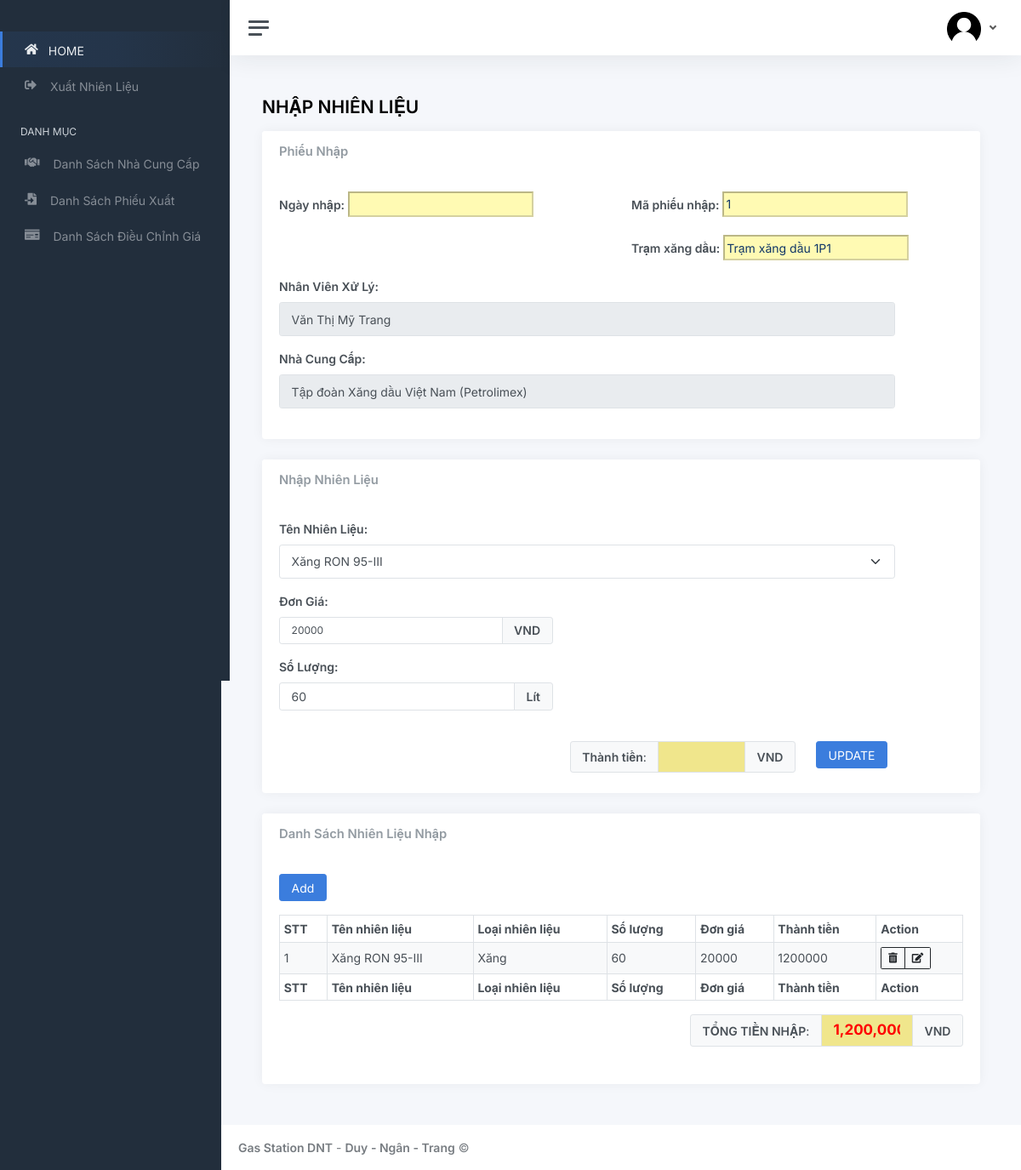
/static/update_ctpn.php?id_phieunhap=1&id_nhienlieu=1, run on the app's committed database.
### tables this page shows
CREATE TABLE `phieunhap` (
  `ID_PHIEUNHAP` int NOT NULL,
  `ID_NCC` int NOT NULL,
  `ID_TRAM` varchar(8) NOT NULL,
  `ID_NV` int NOT NULL,
  `THOIGIAN_NHAP` datetime DEFAULT NULL,
  `TONG_TIEN` int DEFAULT NULL,
  `TRANG_THAI` int DEFAULT NULL
);

CREATE TABLE `tramxangdau` (
  `ID_TRAM` varchar(8) NOT NULL,
  `ID_PHUONG` varchar(5) NOT NULL,
  `TEN_TRAM` varchar(50) DEFAULT NULL,
  `DIA_CHI` varchar(100) DEFAULT NULL,
  `EMAIL` varchar(50) DEFAULT NULL,
  `SDT` varchar(15) DEFAULT NULL,
  `TRANG_THAI` int DEFAULT NULL,
  `SUC_CHUA` float DEFAULT NULL
);

CREATE TABLE `nhacungcap` (
  `ID_NCC` int NOT NULL,
  `TEN_NCC` varchar(50) DEFAULT NULL,
  `DIA_CHI` varchar(100) DEFAULT NULL,
  `SDT` varchar(15) DEFAULT NULL,
  `EMAIL` varchar(50) DEFAULT NULL,
  `TRANG_THAI` int DEFAULT NULL
);

CREATE TABLE `nhienlieu` (
  `ID_NHIENLIEU` int NOT NULL,
  `TEN_NHIENLIEU` varchar(50) NOT NULL,
  `LOAI_NHIENLIEU` int DEFAULT NULL
);

CREATE TABLE `ctpn` (
  `ID_PHIEUNHAP` int NOT NULL,
  `ID_NHIENLIEU` int NOT NULL,
  `SO_LUONG` float DEFAULT NULL,
  `DONGIA` int DEFAULT NULL
);

### static/update_ctpn.php (the view, shortened to what this page needs)
<?php
include 'connect.php';
if (isset($_GET['id_phieunhap']) && isset($_GET['id_nhienlieu'])) {
    $id_phieunhap = $_GET['id_phieunhap'];
    $id_nhienlieu = $_GET['id_nhienlieu'];
	$sql="SELECT * FROM NHIENLIEU WHERE id_nhienlieu=$id_nhienlieu";
	$result_ten=mysqli_query($conn, $sql);
	$row_ten = mysqli_fetch_assoc($result_ten);
	$sql_pn="SELECT * FROM CTPN WHERE ID_PHIEUNHAP=$id_phieunhap and ID_NHIENLIEU=$id_nhienlieu";
	$result_phieunhap=mysqli_query($conn, $sql_pn);
	$row_phieunhap = mysqli_fetch_assoc($result_phieunhap);
	$sql_pn = "SELECT PN.ID_PHIEUNHAP, DATE_FORMAT(PN.THOIGIAN_NHAP, '%d-%m-%Y %H:%i:%s') as THOIGIAN_NHAP,NCC.ID_NCC, NCC.TEN_NCC, CONCAT(NHANVIEN.HO_NV, ' ', NHANVIEN.TEN_NV) AS FULLNAME,PN.TONG_TIEN, TRAMXANGDAU.TEN_TRAM
			FROM PHIEUNHAP PN
			JOIN NHANVIEN ON PN.ID_NV = NHANVIEN.ID_NV
			JOIN NHACUNGCAP NCC ON PN.ID_NCC= NCC.ID_NCC
			JOIN TRAMXANGDAU ON PN.ID_TRAM = TRAMXANGDAU.ID_TRAM WHERE ID_PHIEUNHAP = '$id_phieunhap'"  ;
	$result_pn=mysqli_query($conn, $sql_pn);
	$row_pn = mysqli_fetch_assoc($result_pn);
}
?>
<!DOCTYPE html>
<html lang="en">
<head>
	<link href="css/app.css" rel="stylesheet">
	<link rel="stylesheet" href="https://cdnjs.cloudflare.com/ajax/libs/font-awesome/5.15.4/css/all.min.css" />
</head>
<body>
	<div class="wrapper">
		<?php
			include 'header.php';
		?>
		<div class="main">
		<?php
			include 'username.php';
			?>
			<main class="content">
				<div class="container-fluid p-0">
					<h1 class="h3 mb-3"><strong>NHẬP NHIÊN LIỆU</strong></h1>
					<div class="row">
    <div class="col-12">
        <div class="card">
            <div class="card-header">
                <h5 class="card-title mb-0">Phiếu Nhập</h5>
            </div>
            <div class="card-body">
                <div class="row" id="input_disable">
                    <div class="col-md-6">
                        <b>Ngày nhập:</b>
                        <input value="<?php echo $row_pn['THOIGIAN_NHAP']; ?>" type="text" style="background-color: #FFFAB3;" disabled>
                    </div>
                    <div class="col-md-6">
                        <b>Mã phiếu nhập:</b>
                        <input value="<?php echo $row_pn['ID_PHIEUNHAP']; ?>" type="text" style="background-color: #FFFAB3;" disabled>
                        <br><br>
                        <b>Trạm xăng dầu:</b>
                        <input value="<?php echo $row_pn['TEN_TRAM']; ?>" type="text"style="background-color: #FFFAB3;" disabled>
                    </div>
                </div>
                <div class="mb-3" style="width: 90%;">
                    <label class="form-label"><b>Nhân Viên Xử Lý:</b></label>
                    <input type="text" value='<?php echo $row_pn['FULLNAME']; ?>' style='height: 40px;' class='form-control' disabled>
                </div>
                <div class="mb-3" style="width: 90%;">
                    <label class="form-label"><b>Nhà Cung Cấp:</b></label>
                    <input type="text" value='<?php echo $row_pn['TEN_NCC']; ?>' style='height: 40px;' class='form-control' disabled>
				</div>
            </div>
        </div>
    </div>
</div>
					<div class="row">
						<form action="" method="post">
							<div class="col-12">
								<div class="card">
									<div class="card-header" >
										<h5 class="card-title mb-0" >Nhập Nhiên Liệu</h5>
									</div>
									<div class="card-body">
										<div class="mb-3" style="width: 90%;">
											<label class="form-label"><b>Tên Nhiên Liệu:</b></label>
											<select id="IdNhienlieu" name='tennhienlieu' style="height: 40px;" class="form-select mb-3">
												<option value='<?php echo $row_ten['ID_NHIENLIEU'];?>' selected ><?php echo $row_ten['TEN_NHIENLIEU'];?></option>
											</select>
										</div>
										<div class="mb-3" style="width: 40%;">
											<label class="form-label"><b>Đơn Giá:</b></label>
											<div class="input-group">
												<input id="dongia" type="text" value="<?php echo $row_phieunhap['DONGIA'];?>" class="form-control dongia" name="dongia" readonly>
												<span class="input-group-text"><b>VND</b></span>
											</div>
										</div>
										<div class="mb-3" style="width: 40%;">
											<label class="form-label"><b>Số Lượng:</b></label>
											<div class="input-group">
												<input name='soluong' type="number" class="form-control" value='<?php echo $row_phieunhap['SO_LUONG'];?>' >
												<span class="input-group-text"><b>Lít</b></span>
											</div>
										</div>
									</div>
									<div class="col-12">
										<div class="row justify-content-end">
											<div class="col-md-4 mb-4 ">
												<div class="input-group">
													<span class="input-group-text"><b>Thành tiền</b>:</span>
													<input name='thanhtien' id="tthanhtien" type="text" class="form-control "  readonly >
													<span class="input-group-text"><b>VND</b></span>
												</div>
											</div>
											<div class="col-md-3 ml-auto mb-3">
												<button type="submit" name="nhapnhienlieu" class="btn btn-primary ml-auto mr-2">UPDATE</button>
											</div>
										</div>
							        </div>
                                </div>
                            </div>
						</form>
					</div>
					<div class="row">
                        <div class="col-12">
                            <div class="card">
								<div class="card-header" >
									<h5 class="card-title mb-0" id="tieude_banggia">Danh Sách Nhiên Liệu Nhập</h5>
								</div>
                                <div class="card-body">
								<div class="col-md-3 ml-auto mb-3">
									<a href="chitietphieunhap.php?id_phieunhap=<?php echo $id_phieunhap; ?>" class="btn btn-primary ml-auto mr-2">Add</a>
								</div>
                                    <div class="table-responsive ">
                                        <table id="dtBasicExample" class="table table-striped table-bordered table-sm" width="100%">
                                            <thead>
                                                <tr>
                                                    <th class="th-sm">STT</th>
                                                    <th class="th-sm">Tên nhiên liệu</th>
                                                    <th class="th-sm">Loại nhiên liệu</th>
                                                    <th class="th-sm">Số lượng</th>
                                                    <th class="th-sm">Đơn giá</th>
                                                    <th class="th-sm">Thành tiền</th>
                                                    <th class="th-sm">Action</th>
                                                  </tr>
                                            </thead>
                                            <tbody>
												<?php
												$sql_select_dsctpn="SELECT NL.TEN_NHIENLIEU,NL.LOAI_NHIENLIEU, CTPN.ID_NHIENLIEU,CTPN.DONGIA, CTPN.SO_LUONG FROM CTPN
												-- JOIN PHIEUNHAP PN ON CTPN.ID_PHIEUNHAP = PN.ID_PHIEUNHAP
												JOIN NHIENLIEU NL ON CTPN.ID_NHIENLIEU=NL.ID_NHIENLIEU  WHERE ID_PHIEUNHAP = '$id_phieunhap'";
												$result_select_dsctpn = mysqli_query($conn, $sql_select_dsctpn);
													$tongtien=0;
													if ($result_select_dsctpn && mysqli_num_rows($result_select_dsctpn) > 0) {
														$stt = 0;
														while ($row = mysqli_fetch_assoc($result_select_dsctpn)) {
															$stt++;
															$thanhtien = $row['SO_LUONG'] * $row['DONGIA'];
															$tongtien += $thanhtien;
															$loai_nhien_lieu = ($row['LOAI_NHIENLIEU'] == 1) ? 'Xăng' : 'Dầu';
															echo "<tr>
																	<td>{$stt}</td>
																	<td>{$row['TEN_NHIENLIEU']}</td>
																	<td>{$loai_nhien_lieu}</td>
																	<td>{$row['SO_LUONG']}</td>
																	<td>{$row['DONGIA']}</td>
																	<td>{$thanhtien}</td>
																	<td>
																		<div class='btn-group ml-auto'>
																			<a href='xoa_ctpn.php?id_phieunhap={$id_phieunhap}&id_nhienlieu={$row['ID_NHIENLIEU']}' class='btn btn-sm btn-outline-dark'><i class='fas fa-trash-alt'></i></a>
																			<a href='update_ctpn.php?id_phieunhap={$id_phieunhap}&id_nhienlieu={$row['ID_NHIENLIEU']}' class='btn btn-sm btn-outline-dark'><i class='fas fa-edit'></i></a>
																		</div>
																	</td>
																</tr>";
														}
													} else {
														echo "<tr><td colspan='10'>Không có dữ liệu</td></tr>";
													}
													?>
												</tbody>
                                            <tfoot>
                                                <tr>
                                                    <th class="th-sm">STT</th>
                                                    <th class="th-sm">Tên nhiên liệu</th>
                                                    <th class="th-sm">Loại nhiên liệu</th>
                                                    <th class="th-sm">Số lượng</th>
                                                    <th class="th-sm">Đơn giá</th>
                                                    <th class="th-sm">Thành tiền</th>
                                                    <th class="th-sm">Action</th>
                                                  </tr>
                                            </tfoot>
                                          </table>
                                        </div>
										<div class="row justify-content-end" >
                                        	<div class="col-md-5 ml-auto mb-4">
												<div class="input-group ">
													<span class="input-group-text"><b>TỔNG TIỀN NHẬP</b>:</span>
													<input value="<?php echo number_format($tongtien, 0, '', ','); ?>" id="tongtien" type="text" class="form-control" name="tongtien" disabled>
													<span class="input-group-text"><b>VND</b></span>
												</div>
											</div>
                                        </div>
                                    </div>
                            </div>
                        </div>
					</div>
				</div>
			</main>
			<footer class="footer">
				<div class="container-fluid">
					<div class="row text-muted">
						<div class="col-6 text-start">
							<p class="mb-0">
								<a class="text-muted" href="#" target="_blank"><strong>Gas Station DNT</strong></a> - <a class="text-muted" href="#" target="_blank"><strong>Duy - Ngân - Trang</strong></a>								&copy;
							</p>
						</div>
					</div>
				</div>
			</footer>
		</div>
	</div>
</body>
</html>

### static/update_ctpn.php (style rules this page uses)
#dongia { font-size: 12px; }
#tthanhtien, #tongtien { color: red; font-size: 17px; font-weight: bold; background-color: khaki; }
#input_disable input { height: 30px; color: #103667; }
#input_disable { margin-bottom: 20px; }
a { text-decoration: none; }
button { margin-right: 5px; }

### data on the page
phieunhap: ID_PHIEUNHAP "1", ID_TRAM.TEN_TRAM "Trạm xăng dầu 1P1", ID_NCC.TEN_NCC "Tập đoàn Xăng dầu Việt Nam (Petrolimex)"
nhienlieu: tennhienlieu "Xăng RON 95-III"
ctpn: dongia "20000", soluong "60", ID_NHIENLIEU.TEN_NHIENLIEU "Xăng RON 95-III", ID_NHIENLIEU.LOAI_NHIENLIEU "Xăng", SO_LUONG "60", DONGIA "20000", thanhtien "1200000"
